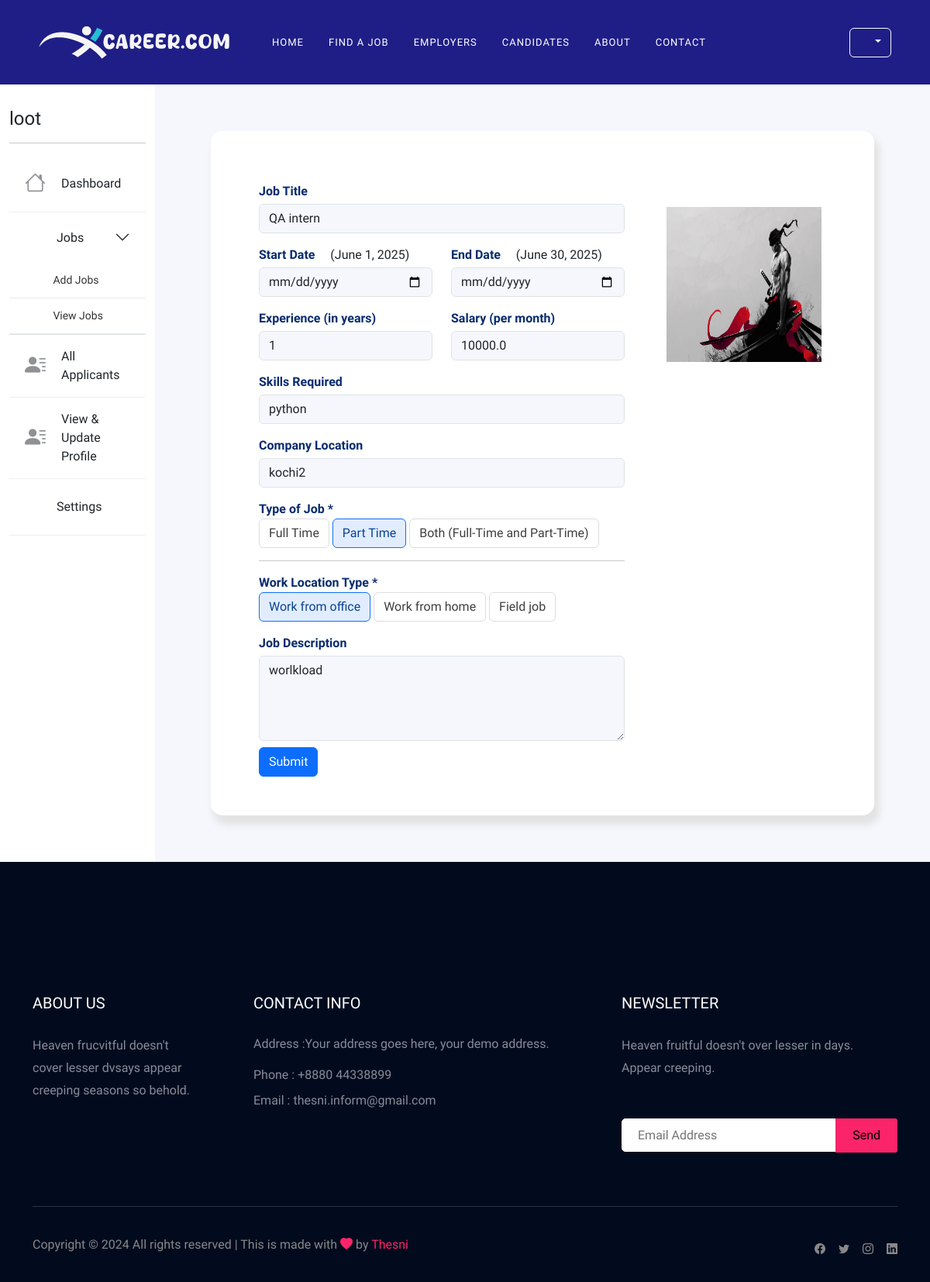
Page /edit_job/2/ (signed in) on the committed database.
### user/models.py (models this page shows, shortened)
class Job(models.Model):
    company = models.ForeignKey(Company, on_delete=models.CASCADE)
    start_date = models.DateField()
    end_date = models.DateField()
    title = models.CharField(max_length=200)
    salary = models.FloatField()
    image = models.ImageField(upload_to="jobs/", null=True, blank=True)
    description = models.TextField(max_length=400)
    experience = models.CharField(max_length=100)
    location = models.CharField(max_length=100)
    skills = models.CharField(max_length=200)
    creation_date = models.DateField()
    featured = models.BooleanField(default=False)
    FULL_TIME = 'full'
    PART_TIME = 'part'
    BOTH = 'both'
    JOB_TYPE_CHOICES = [
        (FULL_TIME, 'Full Time'),
        (PART_TIME, 'Part Time'),
        (BOTH, 'Both (Full-Time and Part-Time)'),
    ]
    OFFICE = 'office'
    HOME = 'home'
    FIELD = 'field'
    WORK_LOCATION_CHOICES = [
        (OFFICE, 'Work from office'),
        (HOME, 'Work from home'),
        (FIELD, 'Field job'),
    ]
    title = models.CharField(max_length=255)
    job_type = models.CharField(max_length=10, choices=JOB_TYPE_CHOICES, default=FULL_TIME)
    work_location = models.CharField(max_length=10, choices=WORK_LOCATION_CHOICES, default=OFFICE)

### user/views.py (the view, shortened to what this page needs)
# urls.py: path('edit_job/<int:myid>/', views.edit_job, name= 'edit_job'),
@login_required
def edit_job(request, myid):
    job = get_object_or_404(Job, id=myid)
    if request.user != job.company.user:
        messages.error(request, "You are not authorized to edit this job.")
        return redirect('job_list')
    return render(request, "admin/employers/edit_job.html", {'job': job})

### user/context_processors.py (called while the page is built)
def user_role(request):
    user = request.user
    if user.is_authenticated:
        try:
            applicant = Applicant.objects.get(user=user)
            return {'is_applicant': True, 'is_company': False}
        except Applicant.DoesNotExist:
            pass
        try:
            company = Company.objects.get(user=user)
            return {'is_applicant': False, 'is_company': True}
        except Company.DoesNotExist:
            pass
    return {'is_applicant': False, 'is_company': False}

### templates/admin/employers/edit_job.html (shortened to what this page needs)
{% extends 'base.html' %}
{% block content %}
{% load static %}
<section class="contact">
  <div class="container-fluid">
    <div class="row">
      {% include 'admin_sidemenu.html' %}
      <div class="col-md-10 bg_color">
        <div class="content_area">
            <div class="row">
                <div class="col-sm-8">
                    <form class="container mt-3" method="POST" enctype="multipart/form-data">
                        <div class="row">
                            <div class="form-group col-md-12">
                                <label>Job Title</label>
                                <input type="text" class="form-control mt-1" name="job_title" id="job_title" value="{{job.title}}" required>
                            </div>
                        </div>
                        <div class="row mt-3">
                            <div class="form-group col-md-6">
                                <label>Start Date</label>&nbsp;&nbsp;&nbsp;&nbsp;&nbsp;({{job.start_date}})
                                <input type="date" class="form-control mt-1" name="start_date" id="start_date">
                            </div>
                            <div class="form-group col-md-6">
                                <label>End Date</label>&nbsp;&nbsp;&nbsp;&nbsp;&nbsp;({{job.end_date}})
                                <input type="date" class="form-control mt-1" name="end_date" id="end_date">
                            </div>
                        </div>
                        <div class="row mt-3">
                            <div class="form-group col-md-6">
                                <label>Experience (in years)</label>
                                <input type="text" class="form-control mt-1" name="experience" id="experience" value="{{job.experience}}" required>
                            </div>
                            <div class="form-group col-md-6">
                                <label>Salary (per month)</label>
                                <input type="tel" class="form-control mt-1" name="salary" id="salary" value="{{job.salary}}" required>
                            </div>
                        </div>
                        <div class="row mt-3">
                            <div class="form-group col-md-12">
                                <label>Skills Required</label>
                                <input type="text" class="form-control mt-1" name="skills" id="skills" value="{{job.skills}}" required>
                            </div>
                            </div>
                        <div class="row mt-3">
                            <div class="form-group col-md-12">
                                <label>Company Location</label>
                                <input type="text" class="form-control mt-1" name="location" id="location" value="{{job.location}}" required>
                            </div>
                        </div>
                         <div class="row mt-3">
                            <div class="form-group col-md-12">
                                <label class="col-lg-12">Type of Job *</label>
        <label class="btn" for="full">Full Time</label>
        <label class="btn" for="part">Part Time</label>
        <label class="btn" for="both">Both (Full-Time and Part-Time)</label>
                            </div>
                        </div>
                        <hr>
                        <div class="row mt-3">
                            <div class="form-group col-md-12">
                                <label class="col-lg-12">Work Location Type *</label>
                                <label class="btn" for="office">Work from office</label>
                                <label class="btn" for="home">Work from home</label>
                                <label class="btn" for="field">Field job</label>
                            </div>
                        </div>
                        <div class="row mt-3">
                            <div class="form-group col-md-12">
                                <label>Job Description</label>
                                <textarea name="description" id="description" class="form-control mt-1" cols="30" rows="4" required>{{job.description}}</textarea>
                            </div>
                        </div>
                    <input type="submit" value="Submit" class="btn btn-primary mt-2">
                    </form>
                </div>
                <div class="col-sm-4 mt-5 text-center">
                    <img src="{{job.image.url}}" alt="" width="200px" height="200px">
                </div>
            </div>
        </div>
      </div>
    </div>
  </div>
</section>
{% endblock %}

### templates/admin_sidemenu.html (shortened to what this page needs)
<div class="col-lg-2  bg-body-sidemenu">
  {% if user.is_authenticated %}
  {% if is_applicant %}
  <div class="accordion accordion-flush" id="accordionFlushExample">
    <div class="profile">
      <h4 class="mb-0"> {{user.first_name }} {{user.last_name }} </h4>
      <p class="mb-0 opacity-75">Its Candidates </p>
    </div>
<hr>
    <a class=" link-button {% if request.path == '/user_homepage/' %}active{% endif %}" type="button"
      href="{% url 'user:user_homepage' %}"> <span class="contact-info__icon"><i class="bi bi-house"></i></span>
      Dashboard
    </a>
    <a class=" link-button {% if request.path == '/notification/' %}active{% endif %}" type="button"
      href="{% url 'user:notification' %}"> <span class="contact-info__icon"><i class="mdi mdi-bell"></i></span>
      Notifications
    </a>
    <a class=" link-button {% if request.path == '/applied_jobs/' %}active{% endif %}" type="button"
      href="{% url 'user:applied_jobs' %}"> <span class="contact-info__icon"><i
          class="mdi mdi-briefcase-variant-outline"></i></span>
      Applied Jobs
    </a>
    <a class=" link-button {% if request.path == '/user_profile/' %}active{% endif %}" type="button"
      href="{% url 'user:user_profile' %}"> <span class="contact-info__icon"><i class="mdi mdi-account-outline"></i></span>
      View & Update Profile
    </a>
    <a class=" link-button {% if request.path == '/settings/' %}active{% endif %}" type="button"
      href="{% url 'user:settings' %}"> <span class="contact-info__icon"><i class="mdi mdi-account-outline"></i></span>
      Settings
    </a>
  </div>
  {% elif is_company %}
  <div class="accordion accordion-flush" id="accordionFlushExample">
    <div>
      <h4 class="mb-0">{{ user.username }} </h4>
    </div>
    <hr>
    <a class=" link-button {% if request.path == '/company_homepage/' %}active{% endif %}" type="button"
      href="{% url 'user:company_homepage' %}"> <span class="contact-info__icon"><i class="bi bi-house"></i></span>
      Dashboard
    </a>
    <div class="accordion-item">
      <h2 class="accordion-header">
        <button class="accordion-button collapsed" type="button" data-bs-toggle="collapse"
          data-bs-target="#flush-collapseOne" aria-expanded="false" aria-controls="flush-collapseOne">
          <span class="contact-info__icon"><span class="mdi mdi-briefcase-variant-outline"></span></span> Jobs
        </button>
      </h2>
      <div id="flush-collapseOne" class="accordion-collapse collapse show" data-bs-parent="#accordionFlushExample">
        <div class="accordion-body">
          <ul class="submenu">
            <li><a href="{% url 'user:add_job' %}">
                <span class="mdi mdi-circle-medium"></span> Add Jobs</a></li>
            <li><a href="{% url 'user:job_list' %}">
                <span class="mdi mdi-circle-medium"></span> View Jobs</a></li>
          </ul>
        </div>
      </div>
    </div>
    <a class="link-button {% if request.path == '/all_applicants/' %}active{% endif %}"
      href="{% url 'user:all_applicants' %}" type="button"> <span class="contact-info__icon"><i
          class="bi bi-person-lines-fill"></i></span>
      All Applicants
    </a>
    <a class="link-button {% if request.path == '/company_profile/' %}active{% endif %}"
      href="{% url 'user:company_profile' %}" type="button"> <span class="contact-info__icon"><i
          class="bi bi-person-lines-fill"></i></span>
    View & Update Profile
    </a>
    <a class=" link-button {% if request.path == '/settings/' %}active{% endif %}" type="button"
    href="{% url 'user:settings' %}"> <span class="contact-info__icon"><i class="mdi mdi-account-outline"></i></span>
    Settings
  </a>
  </div>
  {% endif %}
  {% endif %}
</div>

### static/css/style.css (style rules this page uses)
body { font-family: "Muli", sans-serif; margin: 0; padding: 0; }
a { text-decoration: none; }
ul { margin: 0px; padding: 0px; }
li { list-style: none; }
.contact-info__icon { margin-right: 20px }
.contact-info__icon i,.contact-info__icon span { color: #8f9195; font-size: 27px }

### static/css/admin.css (style rules this page uses)
.bg_color { background: #f5f7fc; }
.content_area { margin: 60px; background: #fff; box-shadow: 5px 10px 10px 2px #e3e3e3; border-radius: 15px; padding: 50px; }
.content_area .form-control { background-color: #f5f7fc; }
.content_area label { color: #082b6e; font-weight: 700; }
.content_area label.btn { color: #3f3f3f !important; border: 1px solid #ddd !important; font-weight: 400; }
.btn-check:checked+.btn, .btn.active, .btn:first-child:active, :not(.btn-check)+.btn:active { color: #094295 !important; background-color: rgb(13 110 253 / 12%) !important; border-color: rgb(13 110 253) !important; }
.link-button { position: relative; display: flex; align-items: center; width: 100%; padding: var(--bs-accordion-btn-padding-y) var(--bs-accordion-btn-padding-x); font-size: 1rem; color: var(--bs-accordion-btn-color); text-align: left; border-bottom: 1px solid #eee; border-radius: 0; overflow-anchor: none; transition: var(--bs-accordion-transition); }
.accordion-body { padding: 0; }
.accordion { width: 100%; max-width: 360px; margin: 30px auto 20px; -webkit-border-radius: 4px; -moz-border-radius: 4px; border-radius: 4px; }
.submenu { font-size: 14px; }
.submenu li { border-bottom: 1px solid #e9e9e9; }
.submenu a { display: block; text-decoration: none; color: #333333; padding: 12px; padding-left: 42px; -webkit-transition: all 0.25s ease; -o-transition: all 0.25s ease; transition: all 0.25s ease; }

### rows in the picture
Job: job_title "QA intern", start_date "June 1, 2025", end_date "June 30, 2025", experience "1", salary "10000.0", skills "python", location "kochi2", description "worlkload", image (picture)

### other values in the picture
{{ user.username }} "loot"
